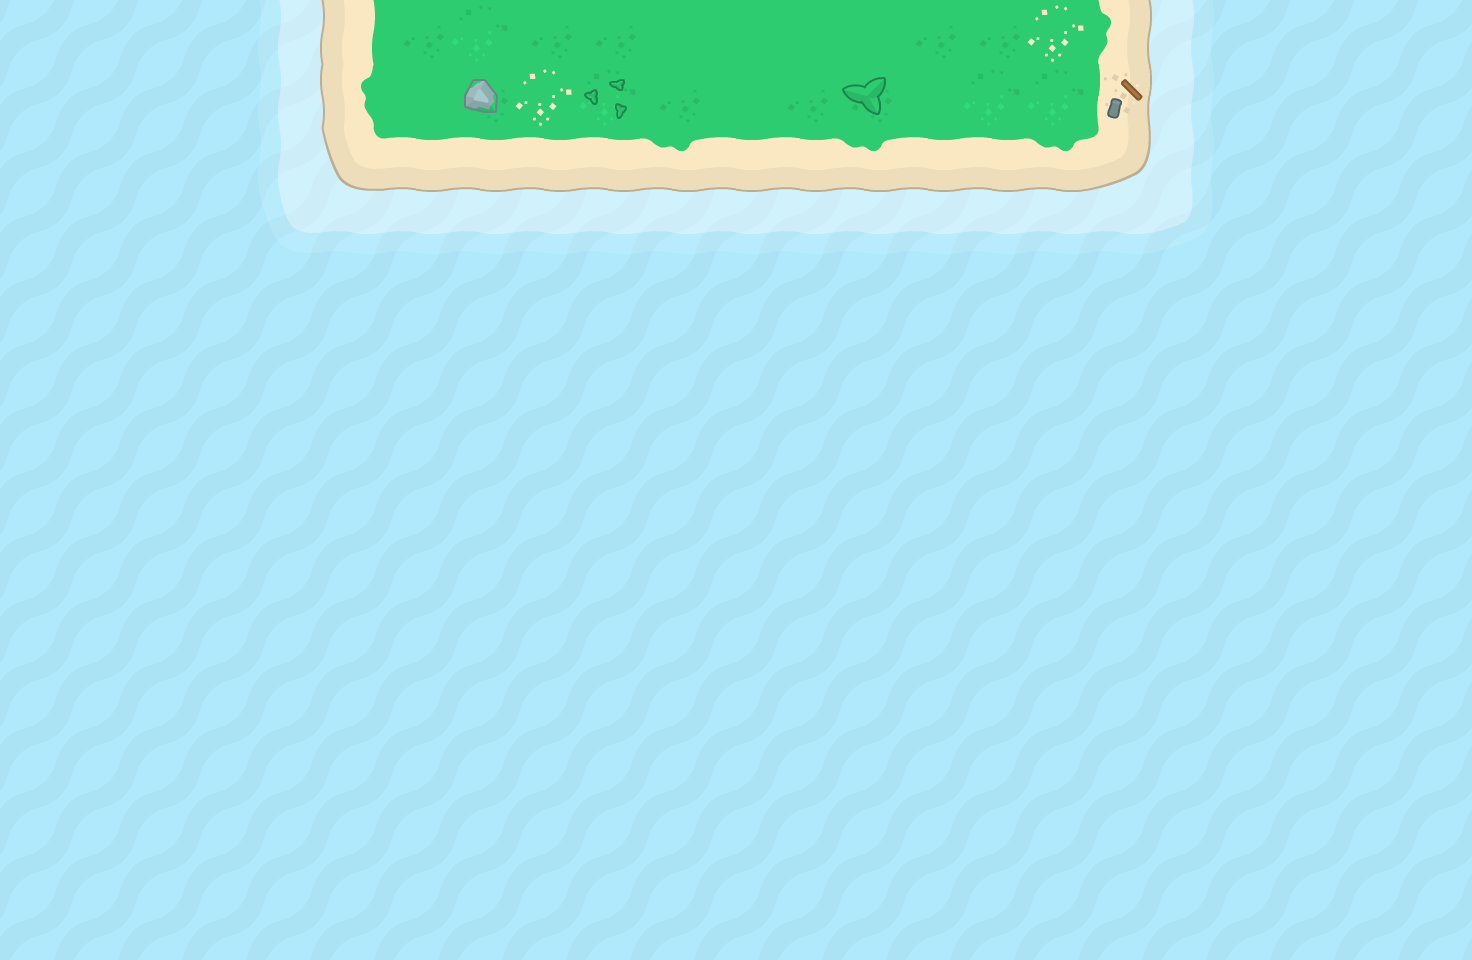

The image is a tile-based game level rendered from a .tmx file. Its description and complete source (layers, tilesets, objects, tile grids) follow:
An orthogonal 23x15 tile map with 64x64 px tiles, 4 tile layers (Water, Shallows, Ground, Decorations).

<map version="1.2" tiledversion="1.3.2" orientation="orthogonal" renderorder="right-down" compressionlevel="0" width="23" height="15" tilewidth="64" tileheight="64" infinite="0" nextlayerid="6" nextobjectid="1">
 <tileset firstgid="1" source="tile_sheet.tsx" />
 <layer id="1" name="Water" width="23" height="15">
  <data encoding="csv">
73,73,73,73,73,73,73,73,73,73,73,73,73,73,73,73,73,73,73,73,73,73,73,
73,73,73,73,73,73,73,73,73,73,73,73,73,73,73,73,73,73,73,73,73,73,73,
73,73,73,73,73,73,73,73,73,73,73,73,73,73,73,73,73,73,73,73,73,73,73,
73,73,73,73,73,73,73,73,73,73,73,73,73,73,73,73,73,73,73,73,73,73,73,
73,73,73,73,73,73,73,73,73,73,73,73,73,73,73,73,73,73,73,73,73,73,73,
73,73,73,73,73,73,73,73,73,73,73,73,73,73,73,73,73,73,73,73,73,73,73,
73,73,73,73,73,73,73,73,73,73,73,73,73,73,73,73,73,73,73,73,73,73,73,
73,73,73,73,73,73,73,73,73,73,73,73,73,73,73,73,73,73,73,73,73,73,73,
73,73,73,73,73,73,73,73,73,73,73,73,73,73,73,73,73,73,73,73,73,73,73,
73,73,73,73,73,73,73,73,73,73,73,73,73,73,73,73,73,73,73,73,73,73,73,
73,73,73,73,73,73,73,73,73,73,73,73,73,73,73,73,73,73,73,73,73,73,73,
73,73,73,73,73,73,73,73,73,73,73,73,73,73,73,73,73,73,73,73,73,73,73,
73,73,73,73,73,73,73,73,73,73,73,73,73,73,73,73,73,73,73,73,73,73,73,
73,73,73,73,73,73,73,73,73,73,73,73,73,73,73,73,73,73,73,73,73,73,73,
73,73,73,73,73,73,73,73,73,73,73,73,73,73,73,73,73,73,73,73,73,73,73
</data>
 </layer>
 <layer id="2" name="Shallows" width="23" height="15">
  <data encoding="csv">
0,0,0,0,26,27,0,0,0,0,0,0,0,0,0,0,0,27,28,0,0,0,0,
0,0,0,0,26,27,0,0,0,0,0,0,0,0,0,0,0,27,28,0,0,0,0,
0,0,0,0,26,27,27,27,27,27,27,27,27,27,27,27,27,27,28,0,0,0,0,
0,0,0,0,42,43,43,43,43,43,43,43,43,43,43,43,43,43,44,0,0,0,0,
0,0,0,0,0,0,0,0,0,0,0,0,0,0,0,0,0,0,0,0,0,0,0,
0,0,0,0,0,0,0,0,0,0,0,0,0,0,0,0,0,0,0,0,0,0,0,
0,0,0,0,0,0,0,0,0,0,0,0,0,0,0,0,0,0,0,0,0,0,0,
0,0,0,0,0,0,0,0,0,0,0,0,0,0,0,0,0,0,0,0,0,0,0,
0,0,0,0,0,0,0,0,0,0,0,0,0,0,0,0,0,0,0,0,0,0,0,
0,0,0,0,0,0,0,0,0,0,0,0,0,0,0,0,0,0,0,0,0,0,0,
0,0,0,0,0,0,0,0,0,0,0,0,0,0,0,0,0,0,0,0,0,0,0,
0,0,0,0,0,0,0,0,0,0,0,0,0,0,0,0,0,0,0,0,0,0,0,
0,0,0,0,0,0,0,0,0,0,0,0,0,0,0,0,0,0,0,0,0,0,0,
0,0,0,0,0,0,0,0,0,0,0,0,0,0,0,0,0,0,0,0,0,0,0,
0,0,0,0,0,0,0,0,0,0,0,0,0,0,0,0,0,0,0,0,0,0,0
</data>
 </layer>
 <layer id="3" name="Ground" width="23" height="15">
  <data encoding="csv">
0,0,0,0,0,22,40,39,40,40,23,23,23,23,40,40,24,41,0,0,0,0,0,
0,0,0,0,0,38,23,40,24,39,40,23,40,40,23,39,39,1610612820,0,0,0,0,0,
0,0,0,0,0,54,55,55,55,55,56,55,55,56,55,55,56,57,0,0,0,0,0,
0,0,0,0,0,0,0,0,0,0,0,0,0,0,0,0,0,0,0,0,0,0,0,
0,0,0,0,0,0,0,0,0,0,0,0,0,0,0,0,0,0,0,0,0,0,0,
0,0,0,0,0,0,0,0,0,0,0,0,0,0,0,0,0,0,0,0,0,0,0,
0,0,0,0,0,0,0,0,0,0,0,0,0,0,0,0,0,0,0,0,0,0,0,
0,0,0,0,0,0,0,0,0,0,0,0,0,0,0,0,0,0,0,0,0,0,0,
0,0,0,0,0,0,0,0,0,0,0,0,0,0,0,0,0,0,0,0,0,0,0,
0,0,0,0,0,0,0,0,0,0,0,0,0,0,0,0,0,0,0,0,0,0,0,
0,0,0,0,0,0,0,0,0,0,0,0,0,0,0,0,0,0,0,0,0,0,0,
0,0,0,0,0,0,0,0,0,0,0,0,0,0,0,0,0,0,0,0,0,0,0,
0,0,0,0,0,0,0,0,0,0,0,0,0,0,0,0,0,0,0,0,0,0,0,
0,0,0,0,0,0,0,0,0,0,0,0,0,0,0,0,0,0,0,0,0,0,0,
0,0,0,0,0,0,0,0,0,0,0,0,0,0,0,0,0,0,0,0,0,0,0
</data>
 </layer>
 <layer id="4" name="Decorations" width="23" height="15">
  <data encoding="csv">
0,0,0,0,0,0,0,0,0,0,0,0,0,0,0,0,0,0,0,0,0,0,0,
0,0,0,0,0,0,0,65,0,88,0,0,0,70,0,0,0,0,0,0,0,0,0,
0,0,0,0,0,0,0,0,0,0,0,0,0,0,0,0,0,0,0,0,0,0,0,
0,0,0,0,0,0,0,0,0,0,0,0,0,0,0,0,0,0,0,0,0,0,0,
0,0,0,0,0,0,0,0,0,0,0,0,0,0,0,0,0,0,0,0,0,0,0,
0,0,0,0,0,0,0,0,0,0,0,0,0,0,0,0,0,0,0,0,0,0,0,
0,0,0,0,0,0,0,0,0,0,0,0,0,0,0,0,0,0,0,0,0,0,0,
0,0,0,0,0,0,0,0,0,0,0,0,0,0,0,0,0,0,0,0,0,0,0,
0,0,0,0,0,0,0,0,0,0,0,0,0,0,0,0,0,0,0,0,0,0,0,
0,0,0,0,0,0,0,0,0,0,0,0,0,0,0,0,0,0,0,0,0,0,0,
0,0,0,0,0,0,0,0,0,0,0,0,0,0,0,0,0,0,0,0,0,0,0,
0,0,0,0,0,0,0,0,0,0,0,0,0,0,0,0,0,0,0,0,0,0,0,
0,0,0,0,0,0,0,0,0,0,0,0,0,0,0,0,0,0,0,0,0,0,0,
0,0,0,0,0,0,0,0,0,0,0,0,0,0,0,0,0,0,0,0,0,0,0,
0,0,0,0,0,0,0,0,0,0,0,0,0,0,0,0,0,0,0,0,0,0,0
</data>
 </layer>
</map>
